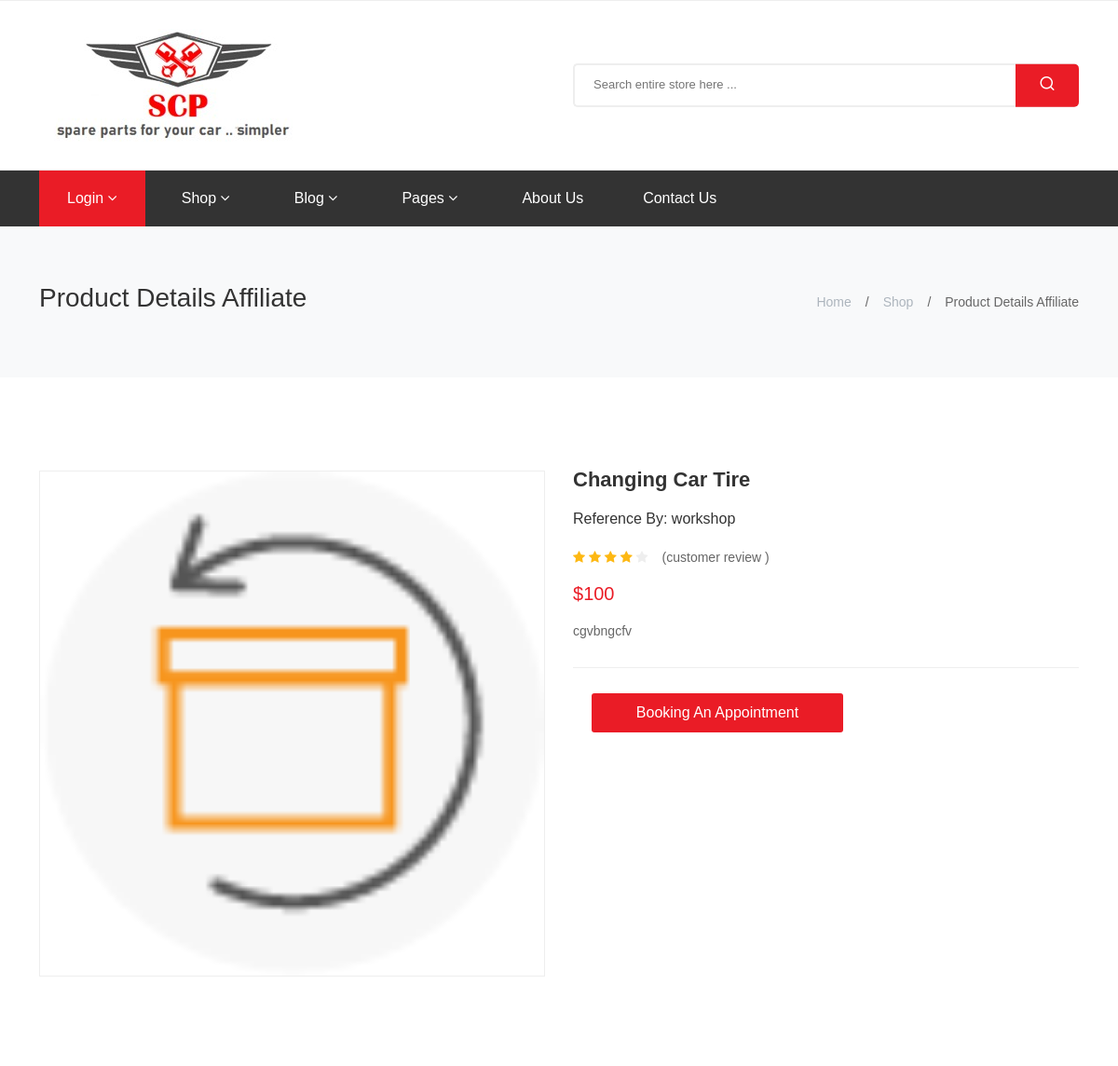
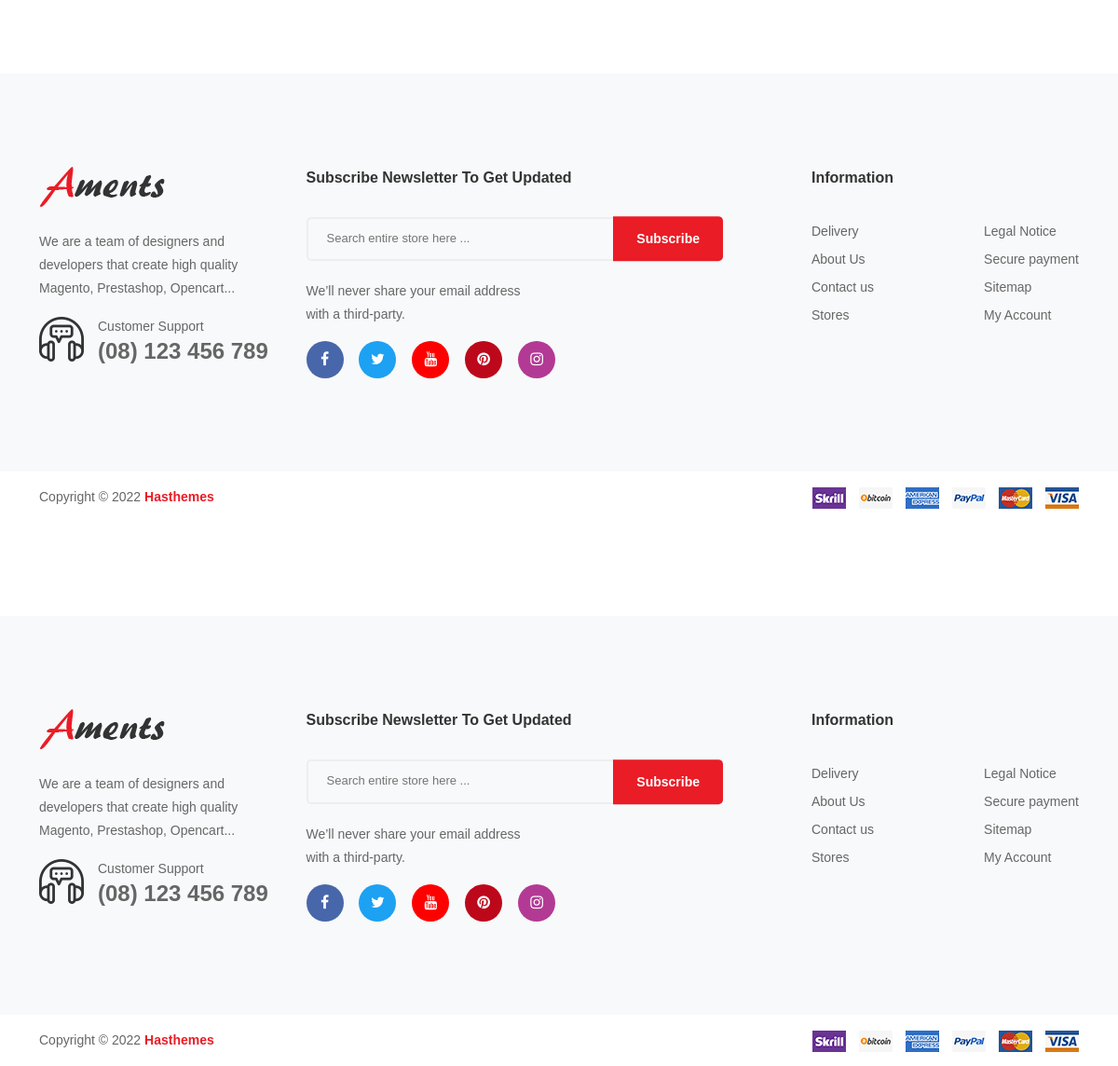
Screenshot of /ShowServices/4/ with the database file from the repository (2 pictures, top to bottom).
### SCP/models.py (models this page shows)
class Services(models.Model):
    W_id = models.ForeignKey(
        Workshop, on_delete=models.CASCADE, related_name="WorkshopServices"
    )
    name = models.CharField(max_length=75)
    price = models.IntegerField()
    DESCRIPTION = models.TextField()
    image_field = models.ImageField(
        upload_to="static/images/Services/{0}".format(
            strftime("%Y%m%d-%H%M%S", gmtime())
        ),
        default="no-image.jpg",
        width_field="imagewidth",
        height_field="imageheight",
    )
    imagewidth = models.PositiveIntegerField(editable=False, default=50)
    imageheight = models.PositiveIntegerField(editable=False, default=50)

### User/models.py (models this page shows, shortened)
class User(AbstractUser):
    class Role(models.TextChoices):
        ADMIN = "ADMIN", 'Admin'
        CUSTOMER = "CUSTOMER", 'Customer'
        STORE = "STORE", 'Store'
        WORKSHOP = "WORKSHOP", 'Workshop'
    base_role = {}
    role = models.CharField(max_length= 50, choices=Role.choices)

### SCP/views.py (the view)
# urls.py: path('ShowServices/<int:SID>/', views.ShowServicesForCustomerDetails, name='Services-details'),
def ShowServicesForCustomerDetails(request,SID):
    service = Services.objects.get(id=SID)
    context={"Services":service}
    return render(request, "SCP/ServicesDetails.html", context)

### SCP/templates/SCP/ServicesDetails.html (shortened to what this page needs)
{% extends 'SCP/base.html'%}
{% block content %}
    <div class="breadcrumb-section">
        <div class="breadcrumb-wrapper">
            <div class="container">
                <div class="row">
                    <div class="col-12 d-flex justify-content-between justify-content-md-between  align-items-center flex-md-row flex-column">
                        <h3 class="breadcrumb-title">Product Details Affiliate</h3>
                        <div class="breadcrumb-nav">
                            <nav aria-label="breadcrumb">
                                <ul>
                                    <li><a href="index.html">Home</a></li>
                                    <li><a href="shop-grid-sidebar-left.html">Shop</a></li>
                                    <li class="active" aria-current="page">Product Details Affiliate</li>
                                </ul>
                            </nav>
                        </div>
                    </div>
                </div>
            </div>
        </div>
    </div>
    <div class="product-details-section">
        <div class="container">
            <div class="row">
                <div class="col-md-6">
                    <div class="product-details-gallery-area" data-aos="fade-up"  data-aos-delay="0">
                        <div class="product-large-image product-large-image-horaizontal">
                            <div class="product-image-large-single zoom-image-hover">
                                <img src="{{Services.image_field.url}}" alt="">
                            </div>
                        </div>
                    </div>
                </div>
                <div class="col-md-6">
                    <div class="product-details-content-area" data-aos="fade-up"  data-aos-delay="200">
                        <div class="product-details-text">
                            <h4 class="title">{{Services.name}}</h4>
                            <h6 class="product-ref mb-20">Reference By:  {{ Services.W_id.username }}</span></h6>
                            <div class="d-flex align-items-center">
                                <div class="product-review">
                                    <span class="review-fill"><i class="fa fa-star"></i></span>
                                    <span class="review-fill"><i class="fa fa-star"></i></span>
                                    <span class="review-fill"><i class="fa fa-star"></i></span>
                                    <span class="review-fill"><i class="fa fa-star"></i></span>
                                    <span class="review-empty"><i class="fa fa-star"></i></span>
                                </div>
                                <a href="" class="customer-review">(customer review )</a>
                            </div>
                            <div class="price">${{ Services.price }}</div>
                            <p>{{Services.DESCRIPTION}}</p>
                        </div>
                        <div class="product-details-variable">
                            <div class="product-add-to-cart-btn">
                                <a href="{% url 'scp:PaymentForService' SID=Services.id%}"  data-bs-target="#modalAddcart">Booking an appointment</a>
                            </div>
                    </div>
                </div>
            </div>
        </div>
    </div>
    </div>
    <footer class="footer-section section-top-gap-100">
        <div class="footer-top section-inner-bg">
            <div class="container">
                <div class="row">
                    <div class="col-lg-3 col-md-3 col-sm-5">
                        <div class="footer-widget footer-widget-contact" data-aos="fade-up"  data-aos-delay="0">
                            <div class="footer-logo">
                                <a href="index.html"><img src="assets/images/logo/logo.png" alt="" class="img-fluid"></a>
                            </div>
                            <div class="footer-contact">
                                <p>We are a team of designers and developers that create high quality Magento, Prestashop, Opencart...</p>
                                <div class="customer-support">
                                    <div class="customer-support-icon">
                                        <img src="assets/images/icon/support-icon.png" alt="">
                                    </div>
                                    <div class="customer-support-text">
                                        <span>Customer Support</span>
                                        <a class="customer-support-text-phone" href="tel:(08)123456789">(08) 123 456 789</a>
                                    </div>
                                </div>
                            </div>
                        </div>
                    </div>
                    <div class="col-lg-5 col-md-5 col-sm-7">
                        <div class="footer-widget footer-widget-subscribe" data-aos="fade-up"  data-aos-delay="200">
                            <h3 class="footer-widget-title">Subscribe newsletter to get updated</h3>
                            <form action="#" method="post">
                                <div class="footer-subscribe-box default-search-style d-flex">
                                    <input class="default-search-style-input-box border-around border-right-none subscribe-form" type="email" placeholder="Search entire store here ..." required>
                                    <button class="default-search-style-input-btn" type="submit">Subscribe</button>
                                </div>
                            </form>
                            <p class="footer-widget-subscribe-note">We’ll never share your email address <br> with a third-party.</p>
                            <ul class="footer-social">
                                <li><a href="" class="facebook"><i class="fa fa-facebook"></i></a></li>
                                <li><a href="" class="twitter"><i class="fa fa-twitter"></i></a></li>
                                <li><a href="" class="youtube"><i class="fa fa-youtube"></i></a></li>
                                <li><a href="" class="pinterest"><i class="fa fa-pinterest"></i></a></li>
                                <li><a href="" class="instagram"><i class="fa fa-instagram"></i></a></li>
                            </ul>
                        </div>
                    </div>
                    <div class="col-lg-4 col-md-4 col-sm-6">
                        <div class="footer-widget footer-widget-menu" data-aos="fade-up"  data-aos-delay="600">
                            <h3 class="footer-widget-title">Information</h3>
                            <div class="footer-menu">
                                <ul class="footer-menu-nav">
                                    <li><a href="">Delivery</a></li>
                                    <li><a href="about-us.html">About Us</a></li>
                                    <li><a href="contact-us.html">Contact us</a></li>
                                    <li><a href="">Stores</a></li>
                                </ul>
                                <ul class="footer-menu-nav">
                                    <li><a href="">Legal Notice</a></li>
                                    <li><a href="">Secure payment</a></li>
                                    <li><a href="">Sitemap</a></li>
                                    <li><a href="my-account.html">My Account</a></li>
                                </ul>
                            </div>
                        </div>
                    </div>
                </div>
            </div>
        </div>
        <div class="footer-bottom">
            <div class="container">
                <div class="row align-items-center">
                    <div class="col-lg-6 col-md-6">
                        <div class="copyright-area">
                            <p class="copyright-area-text">Copyright &copy; 2022 <a class="copyright-link" href="https://hasthemes.com/">Hasthemes</a></p>
                        </div>
                    </div>
                    <div class="col-lg-6 col-md-6">
                        <div class="footer-payment">
                            <a href=""><img class="img-fluid" src="assets/images/icon/payment-icon.png" alt=""></a>
                        </div>
                    </div>
                </div>
            </div>
        </div>
    </footer>
    {% endblock %}

### rows the page displays
Services: image_field (picture), name "Changing Car Tire", W_id.username "workshop", price "100", DESCRIPTION "cgvbngcfv"
